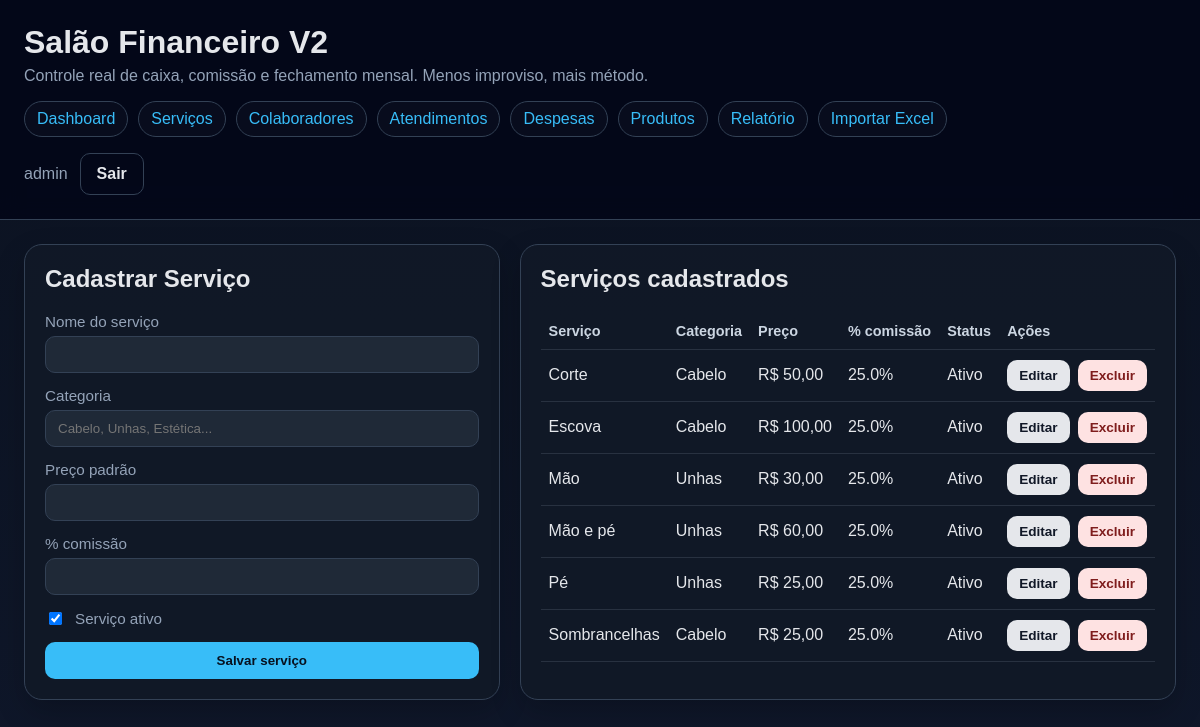
Page /services (signed in) on the committed database.
### app.py (models this page shows, shortened)
class User(db.Model):
    id = db.Column(db.Integer, primary_key=True)
    username = db.Column(db.String(80), nullable=False, unique=True)
    password_hash = db.Column(db.String(255), nullable=False)
    is_active = db.Column(db.Boolean, nullable=False, default=True)

class Service(db.Model):
    id = db.Column(db.Integer, primary_key=True)
    name = db.Column(db.String(120), nullable=False)
    category = db.Column(db.String(80), nullable=False)
    default_price = db.Column(db.Float, nullable=False, default=0.0)
    commission_pct = db.Column(db.Float, nullable=False, default=0.0)
    active = db.Column(db.Boolean, nullable=False, default=True)
    attendances = db.relationship("Attendance", back_populates="service")

### app.py (the view, shortened to what this page needs)
@app.route("/services", methods=["GET", "POST"])
@login_required
def services():
    editing_item = None
    edit_id = parse_int(request.args.get("edit"), 0)
    if edit_id:
        editing_item = Service.query.get_or_404(edit_id)
    items = Service.query.order_by(Service.active.desc(), Service.name.asc()).all()
    return render_template("services.html", items=items, editing_item=editing_item, title="Serviços")

### app.py (called while the page is built)
def parse_int(value: str | int | None, default: int) -> int:
    try:
        return int(str(value).strip())
    except (TypeError, ValueError):
        return default

def get_current_user() -> User | None:
    user_id = session.get("user_id")
    if not user_id:
        return None
    return User.query.get(user_id)

def login_required(view_func):
    @wraps(view_func)
    def wrapped(*args, **kwargs):
        if not get_current_user():
            flash("Faça login para acessar o sistema.", "error")
            return redirect(url_for("login", next=request.path))
        return view_func(*args, **kwargs)
    return wrapped

@app.template_filter("currency_br")
def currency_br(value: float | None) -> str:
    amount = float(value or 0.0)
    formatted = f"{amount:,.2f}".replace(",", "X").replace(".", ",").replace("X", ".")
    return f"R$ {formatted}"

@app.context_processor
def inject_globals() -> dict:
    today = date.today()
    return {
        "today": today,
        "current_year": today.year,
        "current_month": today.month,
        "month_names": MONTH_NAMES,
        "current_user": get_current_user(),
    }

### templates/services.html (shortened to what this page needs)
{% extends "base.html" %}
{% block content %}
<section class="grid two-col">
  <article class="card">
    <div class="card-header">
      <h2>{{ "Editar Serviço" if editing_item else "Cadastrar Serviço" }}</h2>
    </div>
    <form method="post" class="form-grid">
      <label>Nome do serviço
        <input type="text" name="name" value="{{ editing_item.name if editing_item else '' }}" required>
      </label>
      <label>Categoria
        <input type="text" name="category" value="{{ editing_item.category if editing_item else '' }}" placeholder="Cabelo, Unhas, Estética...">
      </label>
      <label>Preço padrão
        <input type="number" step="0.01" min="0" name="default_price" value="{{ editing_item.default_price if editing_item else '' }}" required>
      </label>
      <label>% comissão
        <input type="number" step="0.01" min="0" max="100" name="commission_pct" value="{{ editing_item.commission_pct if editing_item else '' }}" required>
      </label>
      <label class="checkbox-row">
        <input type="checkbox" name="active" {% if not editing_item or editing_item.active %}checked{% endif %}>
        Serviço ativo
      </label>
      <button type="submit">{{ "Atualizar serviço" if editing_item else "Salvar serviço" }}</button>
    </form>
  </article>
  <article class="card">
    <h2>Serviços cadastrados</h2>
    <div class="table-wrap">
      <table>
        <thead>
          <tr>
            <th>Serviço</th>
            <th>Categoria</th>
            <th>Preço</th>
            <th>% comissão</th>
            <th>Status</th>
            <th>Ações</th>
          </tr>
        </thead>
        <tbody>
          {% for item in items %}
            <tr>
              <td>{{ item.name }}</td>
              <td>{{ item.category }}</td>
              <td>{{ item.default_price|currency_br }}</td>
              <td>{{ item.commission_pct }}%</td>
              <td>{{ "Ativo" if item.active else "Inativo" }}</td>
              <td>
                <div class="row-actions">
                  <a class="button small secondary" href="{{ url_for('services', edit=item.id) }}">Editar</a>
                  <form method="post" action="{{ url_for('service_delete', item_id=item.id) }}" onsubmit="return confirm('Excluir este serviço?');">
                    <button type="submit" class="button small danger">Excluir</button>
                  </form>
                </div>
              </td>
            </tr>
          {% else %}
            <tr><td colspan="6">Nenhum serviço cadastrado.</td></tr>
          {% endfor %}
        </tbody>
      </table>
    </div>
  </article>
</section>
{% endblock %}

### templates/base.html (shortened to what this page needs)
<!DOCTYPE html>
<html lang="pt-BR">
<head>
  <link rel="stylesheet" href="{{ url_for('static', filename='style.css') }}">
</head>
<body>
  {% if current_user %}
  <header class="topbar">
    <div class="brand">
      <h1>Salão Financeiro V2</h1>
      <p>Controle real de caixa, comissão e fechamento mensal. Menos improviso, mais método.</p>
    </div>
    <nav class="nav">
      <a href="{{ url_for('index') }}">Dashboard</a>
      <a href="{{ url_for('services') }}">Serviços</a>
      <a href="{{ url_for('collaborators') }}">Colaboradores</a>
      <a href="{{ url_for('attendances') }}">Atendimentos</a>
      <a href="{{ url_for('expenses') }}">Despesas</a>
      <a href="{{ url_for('products') }}">Produtos</a>
      <a href="{{ url_for('report') }}">Relatório</a>
      <a href="{{ url_for('import_excel') }}">Importar Excel</a>
    </nav>
    <div class="user-chip">
      <span>{{ current_user.username }}</span>
      <a class="button ghost" href="{{ url_for('logout') }}">Sair</a>
    </div>
  </header>
  {% endif %}
  <main class="container {% if not current_user %}container-auth{% endif %}">
    {% block content %}{% endblock %}
  </main>
</body>
</html>

### static/style.css (style rules this page uses)
:root { --bg:#0f172a; --panel:#111827; --panel-2:#1f2937; --line:#334155; --line-soft:rgba(148,163,184,.18); --text:#e5e7eb; --muted:#94a3b8; --good:#22c55e; --bad:#ef4444; --accent:#38bdf8; --accent-2:#e5e7eb; }
* { box-sizing:border-box }
body { margin:0; font-family:Arial, Helvetica, sans-serif; background:linear-gradient(180deg, #0b1220 0%, #0f172a 100%); color:var(--text); min-height:100vh; }
a { color:var(--accent); text-decoration:none }
.topbar { padding:24px; border-bottom:1px solid var(--line); background:rgba(2,6,23,.8); backdrop-filter: blur(10px); position:sticky; top:0; z-index:5; }
.brand h1 { margin:0 0 6px }
.brand p { margin:0; color:var(--muted) }
.nav { display:flex; gap:10px; flex-wrap:wrap; margin-top:16px; }
.nav a { padding:8px 12px; border:1px solid var(--line); border-radius:999px; background:rgba(255,255,255,.02); }
.user-chip { margin-top:16px; display:flex; align-items:center; gap:12px; color:var(--muted); }
.container { max-width:1320px; margin:0 auto; padding:24px; }
.grid { display:grid; gap:20px; }
.two-col { grid-template-columns:1fr 1fr; }
.card { background:rgba(17,24,39,.92); border:1px solid var(--line); border-radius:18px; padding:20px; box-shadow:0 12px 30px rgba(0,0,0,.2); }
.card h2, .card h3 { margin-top:0; }
.form-grid { display:grid; gap:14px; }
label { display:grid; gap:6px; color:var(--muted); font-size:.95rem; }
input, select, button { width:100%; padding:10px 12px; border-radius:10px; border:1px solid var(--line); background:var(--panel-2); color:var(--text); }
button, .button { display:inline-flex; align-items:center; justify-content:center; width:auto; cursor:pointer; background:var(--accent); color:#07111f; font-weight:700; border:none; padding:11px 16px; border-radius:10px; text-decoration:none; }
.button.secondary { background:var(--accent-2); color:#111827; }
.button.ghost { background:transparent; color:var(--text); border:1px solid var(--line); }
.button.small { padding:8px 12px; font-size:.85rem; }
.button.danger { background:#fee2e2; color:#7f1d1d; }
.checkbox-row { display:flex; align-items:center; gap:10px; }
.checkbox-row input { width:auto; }
.table-wrap { overflow:auto; }
table { width:100%; border-collapse:collapse; }
th, td { padding:10px 8px; border-bottom:1px solid var(--line-soft); text-align:left; white-space:nowrap; }
th { color:#cbd5e1; font-size:.9rem; }
.card-header { display:flex; justify-content:space-between; gap:12px; align-items:center; }
.row-actions { display:flex; gap:8px; align-items:center; }
.row-actions form { margin:0 }

### rows in the picture
User: username "admin"
Service: name "Corte", category "Cabelo", default_price "R$ 50,00", commission_pct "25.0", active "Ativo"
Service: name "Escova", category "Cabelo", default_price "R$ 100,00", commission_pct "25.0", active "Ativo"
Service: name "Mão", category "Unhas", default_price "R$ 30,00", commission_pct "25.0", active "Ativo"
Service: name "Mão e pé", category "Unhas", default_price "R$ 60,00", commission_pct "25.0", active "Ativo"
Service: name "Pé", category "Unhas", default_price "R$ 25,00", commission_pct "25.0", active "Ativo"
Service: name "Sombrancelhas", category "Cabelo", default_price "R$ 25,00", commission_pct "25.0", active "Ativo"

### other values in the picture
{{ "Editar Serviço" if editing_item else "Cadastrar Serviço" }} "Cadastrar Serviço"
{{ "Atualizar serviço" if editing_item else "Salvar serviço" }} "Salvar serviço"
